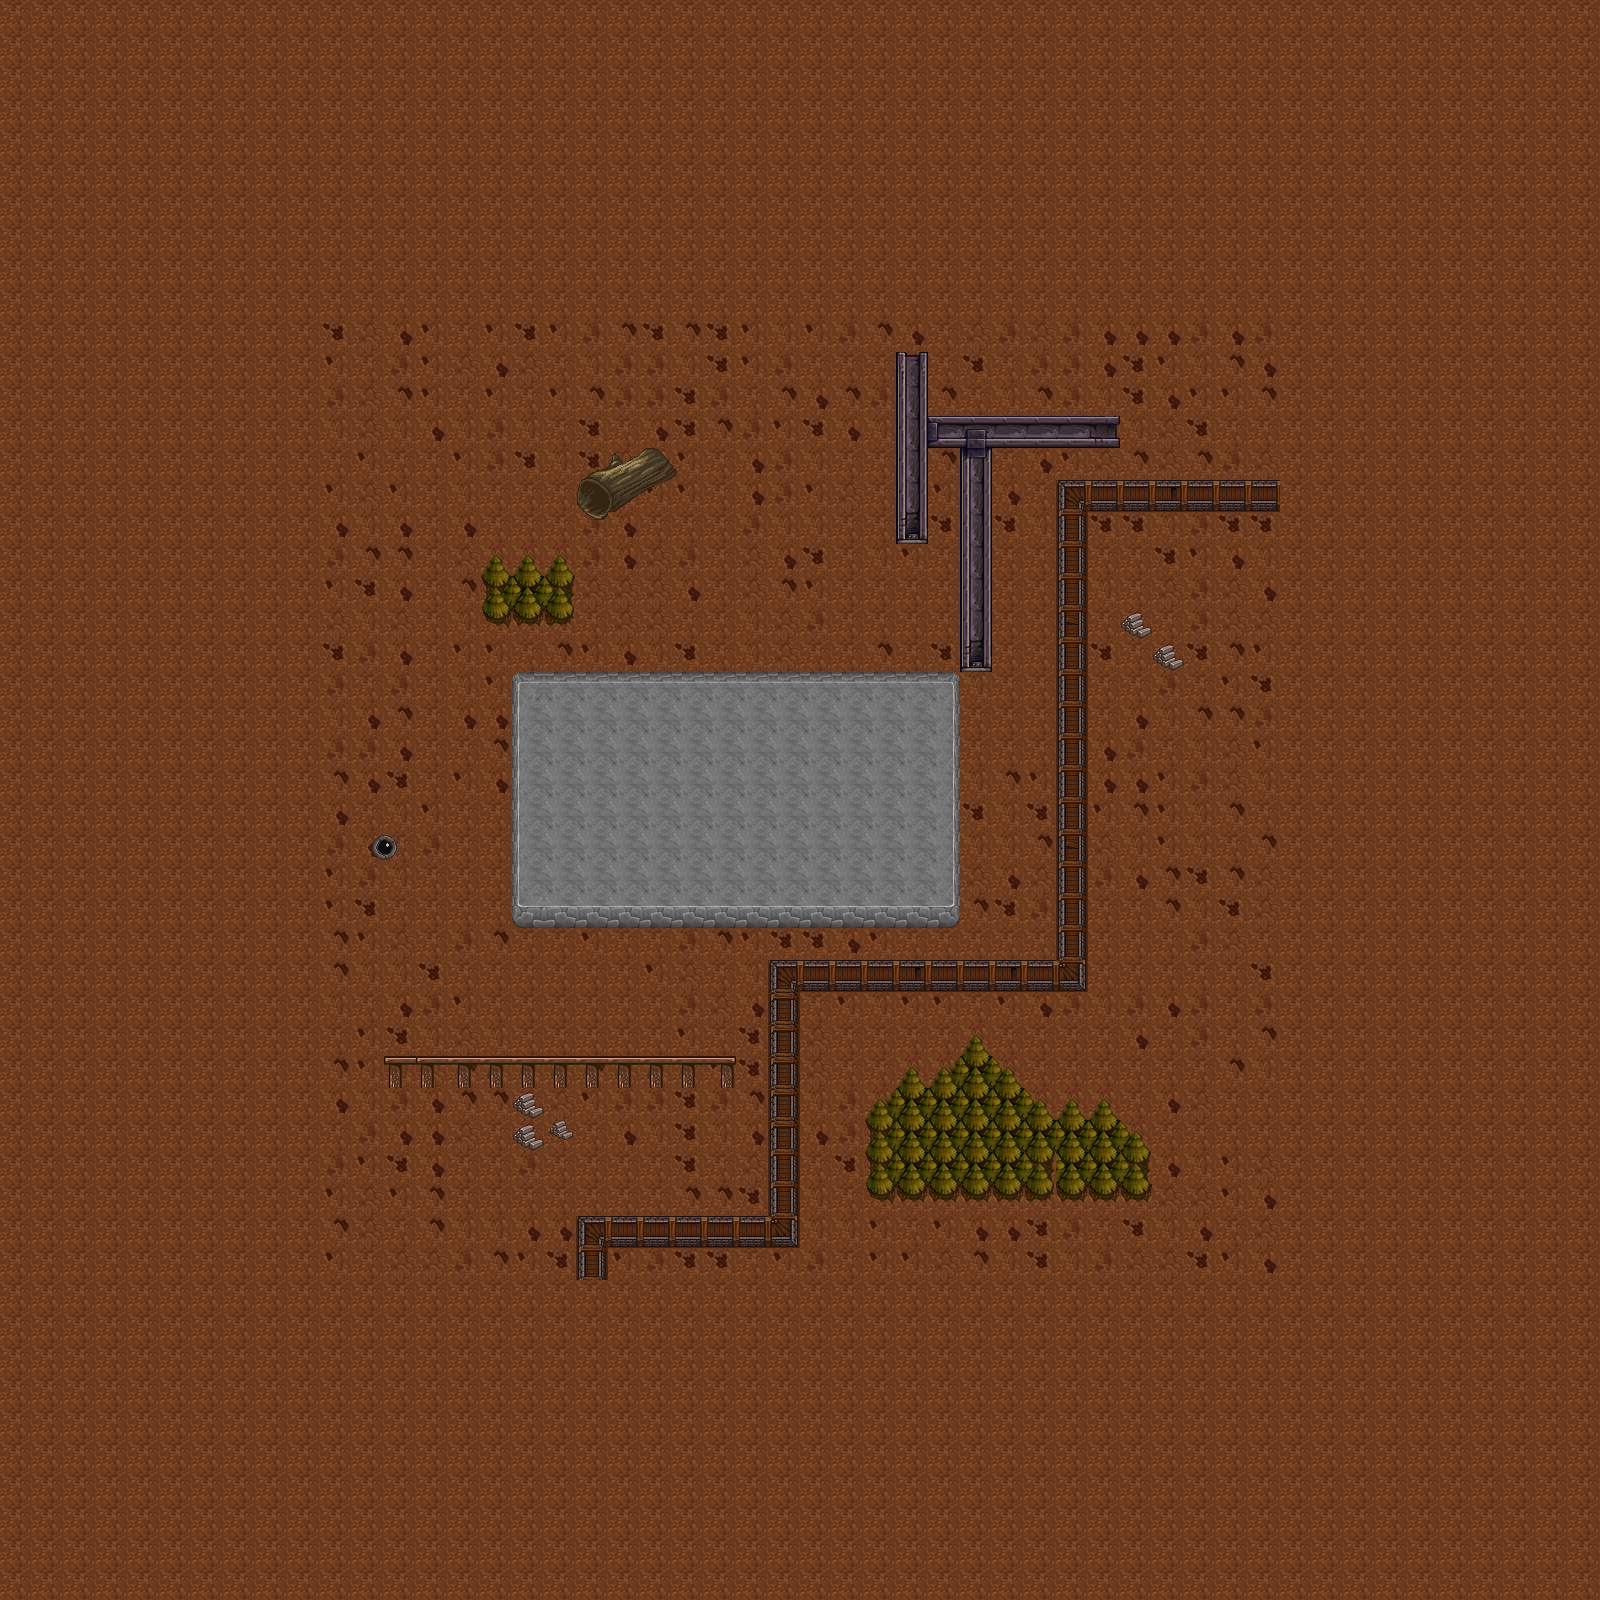

A level layout from a 2D game, rendered from its tile map. Below: a short description, then the map file with tile-grid data replaced by summaries:
An orthogonal 50x50 tile map with 32x32 px tiles, 3 tile layers (back, item, door), 2 tilesets and 4 objects.

<map version="1.10" tiledversion="1.11.2" orientation="orthogonal" renderorder="right-down" width="50" height="50" tilewidth="32" tileheight="32" infinite="0" nextlayerid="4" nextobjectid="1">
 <tileset firstgid="1" name="square1" tilewidth="32" tileheight="32" tilecount="900" columns="30">
  <image source="hyptosis_tile-art-batch-1.png" width="960" height="960" />
  <tile id="152">
   <properties>
    <property name="unaccessible" type="bool" value="true" />
   </properties>
  </tile>
  <tile id="153">
   <properties>
    <property name="unaccessible" type="bool" value="true" />
   </properties>
  </tile>
  <tile id="154">
   <properties>
    <property name="unaccessible" type="bool" value="true" />
   </properties>
  </tile>
  <tile id="155">
   <properties>
    <property name="unaccessible" type="bool" value="true" />
   </properties>
  </tile>
  <tile id="156">
   <properties>
    <property name="unaccessible" type="bool" value="true" />
   </properties>
  </tile>
  <tile id="157">
   <properties>
    <property name="unaccessible" type="bool" value="true" />
   </properties>
  </tile>
  <tile id="184">
   <properties>
    <property name="unaccessible" type="bool" value="true" />
   </properties>
  </tile>
  <tile id="185">
   <properties>
    <property name="unaccessible" type="bool" value="true" />
   </properties>
  </tile>
  <tile id="186">
   <properties>
    <property name="unaccessible" type="bool" value="true" />
   </properties>
  </tile>
  <tile id="187">
   <properties>
    <property name="unaccessible" type="bool" value="true" />
   </properties>
  </tile>
  <tile id="333">
   <properties>
    <property name="unaccessible" type="bool" value="true" />
   </properties>
  </tile>
  <tile id="334">
   <properties>
    <property name="unaccessible" type="bool" value="true" />
   </properties>
  </tile>
  <tile id="335">
   <properties>
    <property name="unaccessible" type="bool" value="true" />
   </properties>
  </tile>
  <tile id="542">
   <properties>
    <property name="unaccessible" type="bool" value="true" />
   </properties>
   <objectgroup draworder="index" id="2">
    <object id="1" x="0" y="0" width="32" height="32" />
   </objectgroup>
  </tile>
  <tile id="543">
   <properties>
    <property name="unaccessible" type="bool" value="true" />
   </properties>
  </tile>
  <tile id="544">
   <properties>
    <property name="unaccessible" type="bool" value="true" />
   </properties>
  </tile>
  <tile id="572">
   <properties>
    <property name="unaccessible" type="bool" value="true" />
   </properties>
  </tile>
  <tile id="573">
   <properties>
    <property name="unaccessible" type="bool" value="true" />
   </properties>
  </tile>
  <tile id="574">
   <properties>
    <property name="unaccessible" type="bool" value="true" />
   </properties>
  </tile>
  <tile id="602">
   <objectgroup draworder="index" id="2">
    <object id="1" x="0" y="0" width="32" height="17">
     <properties>
      <property name="unaccessible" type="bool" value="true" />
     </properties>
    </object>
   </objectgroup>
  </tile>
  <tile id="603">
   <objectgroup draworder="index" id="2">
    <object id="1" x="0" y="0" width="32" height="20">
     <properties>
      <property name="unaccessible" type="bool" value="true" />
     </properties>
    </object>
   </objectgroup>
  </tile>
  <tile id="604">
   <objectgroup draworder="index" id="2">
    <object id="1" x="0" y="0" width="32" height="15">
     <properties>
      <property name="unaccessible" type="bool" value="true" />
     </properties>
    </object>
   </objectgroup>
  </tile>
  <tile id="632">
   <properties>
    <property name="unaccessible" type="bool" value="true" />
   </properties>
  </tile>
  <tile id="634">
   <properties>
    <property name="unaccessible" type="bool" value="true" />
   </properties>
  </tile>
 </tileset>
 <tileset firstgid="901" name="square2" tilewidth="32" tileheight="32" tilecount="900" columns="30">
  <image source="hyptosis_tile-art-batch-2.png" width="960" height="960" />
 </tileset>
 <layer id="1" name="back" width="50" height="50">
  <data>[2500 cells, 2500 non-empty, 8 distinct tile ids]</data>
 </layer>
 <layer id="2" name="item" width="50" height="50">
  <data>[2500 cells, 250 non-empty, 46 distinct tile ids]</data>
 </layer>
 <layer id="3" name="door" width="50" height="50">
  <data>[2500 cells, 2 non-empty, 2 distinct tile ids]</data>
 </layer>
</map>
